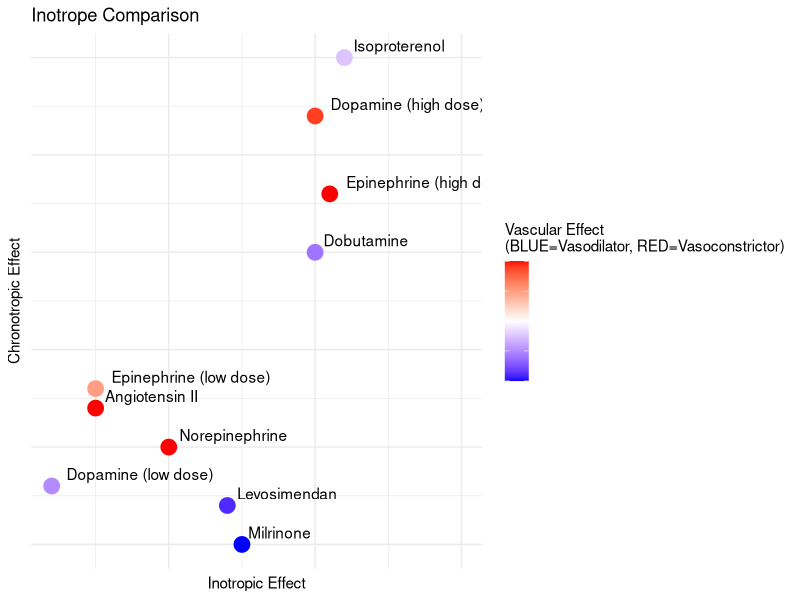

This figure's R source:
# Inotrope hemodynamic effect visualization
# By Nick Mark 10/2/2024

# Load required library
library(ggplot2)

# Define data - modified from several sources. See www.criticalcaretime.com episode on inotropes for more
data <- data.frame(
  x = c(2, 2.1, 2, 2.2, 1.5, 1, 0.2, 0.5, 1.4, 0.5), # inotropic effect
  y = c(1.5, 1.8, 2.2, 2.5, 0, 0.5, 0.3, 0.8, 0.2, 0.7), # chronotropic effect
  z = c(-1.2, 2, 1.8, -0.5, -2, 2, -1, 1, -1.8, 2), # vascular effect (negative = vasodilator, positive = vasoconstrictor)
  labels = c("Dobutamine", "Epinephrine (high dose)", "Dopamine (high dose)", "Isoproterenol", "Milrinone", "Norepinephrine", "Dopamine (low dose)", "Epinephrine (low dose)", "Levosimendan", "Angiotensin II")
)

# Create XY plot with heatmap colors based on Z axis
ggplot(data, aes(x = x, y = y)) +
  geom_point(aes(color = z), size = 5) +               # Color by Z value
  geom_text(aes(label = labels), hjust = -0.1, vjust = -0.5) +  # Adjust label positioning
  scale_color_gradient2(
    low = "blue", mid = "white", high = "red", midpoint = 0,
    name = "Vascular Effect\n(BLUE=Vasodilator, RED=Vasoconstrictor)"
  ) +
  labs(
    title = "Inotrope Comparison",
    x = "Inotropic Effect",
    y = "Chronotropic Effect"
  ) +
  coord_cartesian(xlim = c(min(data$x), max(data$x) + 0.8),     # expand space for labels to fit
                  ylim = c(min(data$y), max(data$y) + 0.0 )) + 
  theme_minimal() +
  theme(
    axis.text.x = element_blank(),  # Remove X-axis numbers
    axis.text.y = element_blank(),  # Remove Y-axis numbers
    legend.text = element_blank()   # Remove numbers from the color scale
  )
